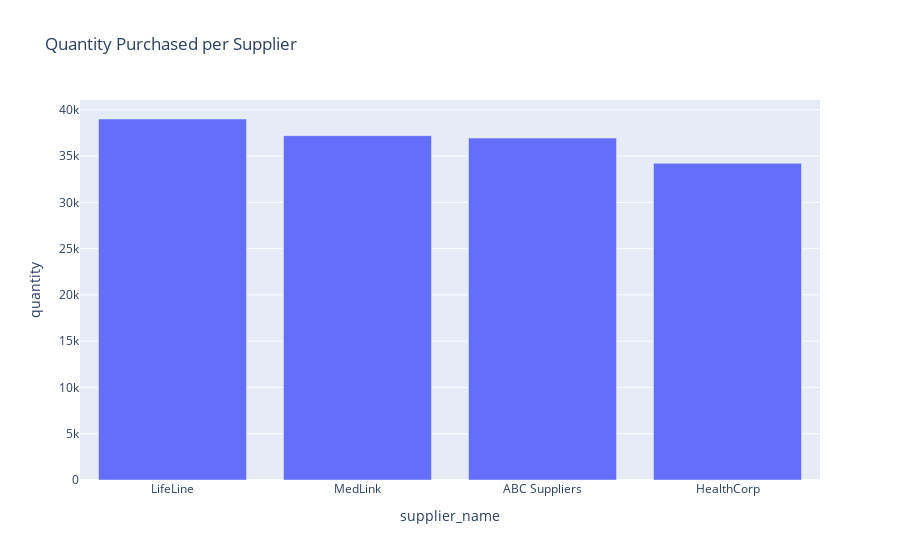

Here is the notebook cell this chart was saved with:
### Code cell
sup_qty = purchases.groupby('supplier_name')['quantity'].sum().reset_index()
fig = px.bar(sup_qty.sort_values('quantity', ascending=False),
             x='supplier_name', y='quantity', title='Quantity Purchased per Supplier')
fig.show()

### Figure 1 — Plotly figure (JSON) as saved in the notebook; plotly's stock layout.template omitted (floating-point values rounded to 4 significant figures)
{"data": [{"hovertemplate": "supplier_name=%{x}<br>quantity=%{y}<extra></extra>", "legendgroup": "", "marker": {"color": "#636efa", "pattern": {"shape": ""}}, "name": "", "orientation": "v", "showlegend": false, "textposition": "auto", "type": "bar", "x": ["LifeLine", "MedLink", "ABC Suppliers", "HealthCorp"], "xaxis": "x", "y": [39013, 37212, 36956, 34218], "yaxis": "y"}], "layout": {"barmode": "relative", "legend": {"tracegroupgap": 0}, "title": {"text": "Quantity Purchased per Supplier"}, "xaxis": {"anchor": "y", "domain": [0, 1], "title": {"text": "supplier_name"}}, "yaxis": {"anchor": "x", "domain": [0, 1], "title": {"text": "quantity"}}}}
